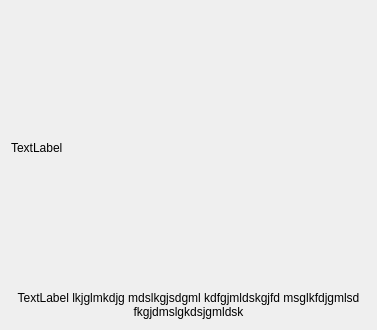
<?xml version="1.0" encoding="UTF-8"?>
<ui version="4.0">
 <class>thumbnailWidget</class>
 <widget class="QWidget" name="thumbnailWidget">
  <property name="geometry">
   <rect>
    <x>0</x>
    <y>0</y>
    <width>377</width>
    <height>330</height>
   </rect>
  </property>
  <property name="windowTitle">
   <string>Form</string>
  </property>
  <layout class="QVBoxLayout" name="verticalLayout">
   <item>
    <widget class="QLabel" name="icon">
     <property name="sizePolicy">
      <sizepolicy hsizetype="Expanding" vsizetype="Expanding">
       <horstretch>0</horstretch>
       <verstretch>0</verstretch>
      </sizepolicy>
     </property>
     <property name="text">
      <string>TextLabel</string>
     </property>
    </widget>
   </item>
   <item>
    <widget class="QLabel" name="label">
     <property name="text">
      <string>TextLabel lkjglmkdjg mdslkgjsdgml kdfgjmldskgjfd msglkfdjgmlsd fkgjdmslgkdsjgmldsk</string>
     </property>
     <property name="alignment">
      <set>Qt::AlignCenter</set>
     </property>
     <property name="wordWrap">
      <bool>true</bool>
     </property>
    </widget>
   </item>
  </layout>
 </widget>
 <resources/>
 <connections/>
</ui>
